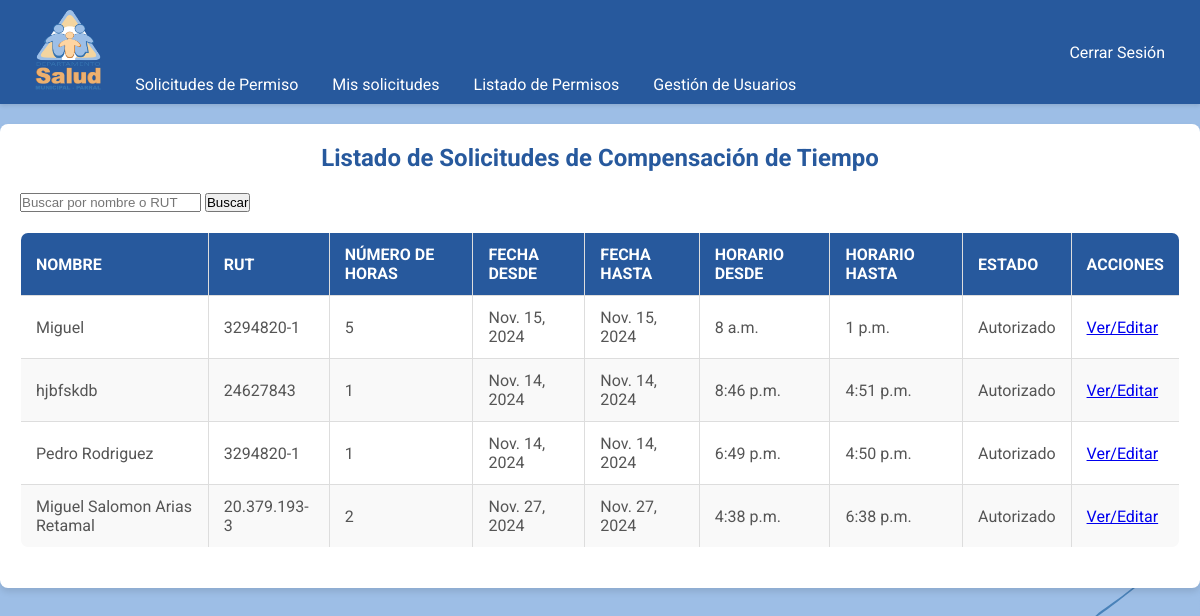
Screenshot of /compensation-requests/ (signed in) with the database file from the repository.
### permisos/models.py (models this page shows, shortened)
class CompensationRequest(models.Model):
    ESTADO_CHOICES = PermissionRequest.ESTADO_CHOICES
    user = models.ForeignKey(User, on_delete=models.CASCADE)
    full_name = models.CharField("Nombre completo", max_length=100)
    rut = models.CharField("RUT", max_length=12)
    position = models.CharField("Cargo", max_length=50, choices=UserProfile.CARGO_CHOICES)
    establishment = models.CharField("Establecimiento", max_length=100, choices=UserProfile.DEPARTAMENTO_CHOICES)
    number_of_hours = models.PositiveIntegerField("Número de horas")
    date_from = models.DateField("Fecha desde")
    date_to = models.DateField("Fecha hasta")
    time_from = models.TimeField("Horario desde")
    time_to = models.TimeField("Horario hasta")
    estado = models.CharField("Estado", max_length=13, choices=ESTADO_CHOICES, default='pendiente')  # Incrementado a 13 caracteres
    firma_funcionario = models.FileField("Firma del funcionario", upload_to='firmas/', null=True, blank=True)
    created_at = models.DateTimeField(auto_now_add=True)

### permisos/views.py (the view)
# urls.py: path('compensation-requests/', views.compensation_request_list, name='compensation_request_list'),  # Listado de solicitudes de compensación de tiempo
@login_required
def compensation_request_list(request):
    query = request.GET.get("q", "")
    compensation_requests = CompensationRequest.objects.filter(
        Q(full_name__icontains=query) | Q(rut__icontains=query)
    )
    return render(
        request,
        "compensation_request_list.html",
        {"compensation_requests": compensation_requests, "query": query},
    )

### permisos/templates/compensation_request_list.html (shortened to what this page needs)
{% extends "base.html" %}
{% block content %}
<div class="table-container">
    <h2>Listado de Solicitudes de Compensación de Tiempo</h2>
    <form class="search-form" method="GET" action="{% url 'compensation_request_list' %}">
        <input type="text" name="q" value="{{ query }}" placeholder="Buscar por nombre o RUT">
        <button type="submit">Buscar</button>
    </form>
    <table>
        <thead>
            <tr>
                <th>Nombre</th>
                <th>RUT</th>
                <th>Número de Horas</th>
                <th>Fecha Desde</th>
                <th>Fecha Hasta</th>
                <th>Horario Desde</th>
                <th>Horario Hasta</th>
                <th>Estado</th>
                <th>Acciones</th>
            </tr>
        </thead>
        <tbody>
            {% for request in compensation_requests %}
            <tr>
                <td>{{ request.full_name }}</td>
                <td>{{ request.rut }}</td>
                <td>{{ request.number_of_hours }}</td>
                <td>{{ request.date_from }}</td>
                <td>{{ request.date_to }}</td>
                <td>{{ request.time_from }}</td>
                <td>{{ request.time_to }}</td>
                <td>{{ request.estado|title }}</td>
                <td>
                    <a href="{% url 'compensation_request_detail' request.id %}">Ver/Editar</a>
                </td>
            </tr>
            {% empty %}
            <tr>
                <td colspan="9">No se encontraron solicitudes de compensación de tiempo.</td>
            </tr>
            {% endfor %}
        </tbody>
    </table>
</div>
{% endblock %}

### permisos/static/css/main.css (style rules this page uses)
* { margin: 0; padding: 0; box-sizing: border-box; }
body { color: white; font-family: "Roboto", sans-serif; background-color: #9dbee6; background-size: cover; }
button { cursor: pointer; transition: background-color 0.3s ease; }

### permisos/static/css/forms.css (style rules this page uses)
h2 { text-align: center; margin-bottom: 20px; color: #27599d; }

### permisos/static/css/tables.css (style rules this page uses)
table { width: 100%; border-collapse: collapse; margin: 20px 0; font-size: 16px; text-align: left; background-color: white; border: 1px solid #ddd; border-radius: 8px; overflow: hidden; }
thead tr { background-color: #27599d; color: white; }
th, td { padding: 12px 15px; border: 1px solid #ddd; }
tbody tr:nth-child(even) { background-color: #f9f9f9; }
th { font-weight: bold; text-transform: uppercase; }
td { color: #555; }

### rows the page displays
CompensationRequest: full_name "Miguel", rut "3294820-1", number_of_hours "5", date_from "Nov. 15, 2024", date_to "Nov. 15, 2024", time_from "8 a.m.", time_to "1 p.m.", estado "Autorizado"
CompensationRequest: full_name "hjbfskdb", rut "24627843", number_of_hours "1", date_from "Nov. 14, 2024", date_to "Nov. 14, 2024", time_from "8:46 p.m.", time_to "4:51 p.m.", estado "Autorizado"
CompensationRequest: full_name "Pedro Rodriguez", rut "3294820-1", number_of_hours "1", date_from "Nov. 14, 2024", date_to "Nov. 14, 2024", time_from "6:49 p.m.", time_to "4:50 p.m.", estado "Autorizado"
CompensationRequest: full_name "Miguel Salomon Arias Retamal", rut "20.379.193-3", number_of_hours "2", date_from "Nov. 27, 2024", date_to "Nov. 27, 2024", time_from "4:38 p.m.", time_to "6:38 p.m.", estado "Autorizado"
